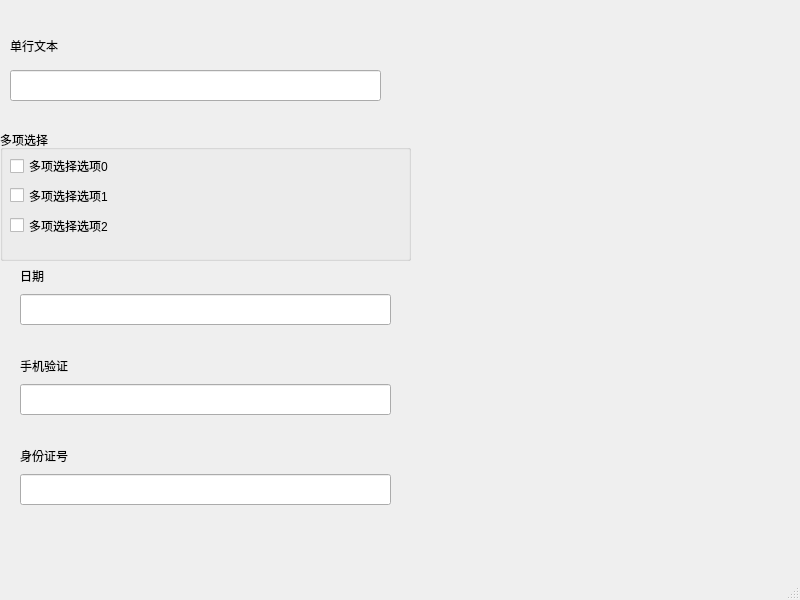
<?xml version="1.0" encoding="UTF-8"?>
<ui version="4.0">
 <class>MainWindow</class>
 <widget class="QMainWindow" name="MainWindow">
  <property name="geometry">
   <rect>
    <x>0</x>
    <y>0</y>
    <width>800</width>
    <height>600</height>
   </rect>
  </property>
  <property name="windowTitle">
   <string>MainWindow</string>
  </property>
  <widget class="QWidget" name="centralwidget">
   <widget class="QLineEdit" name="lineEdit_4">
    <property name="geometry">
     <rect>
      <x>20</x>
      <y>474</y>
      <width>371</width>
      <height>31</height>
     </rect>
    </property>
   </widget>
   <widget class="QLineEdit" name="lineEdit">
    <property name="geometry">
     <rect>
      <x>10</x>
      <y>70</y>
      <width>371</width>
      <height>31</height>
     </rect>
    </property>
   </widget>
   <widget class="QLineEdit" name="lineEdit_3">
    <property name="geometry">
     <rect>
      <x>20</x>
      <y>384</y>
      <width>371</width>
      <height>31</height>
     </rect>
    </property>
   </widget>
   <widget class="QLabel" name="label_4">
    <property name="geometry">
     <rect>
      <x>20</x>
      <y>440</y>
      <width>331</width>
      <height>31</height>
     </rect>
    </property>
    <property name="text">
     <string>身份证号</string>
    </property>
   </widget>
   <widget class="QGroupBox" name="groupBox">
    <property name="geometry">
     <rect>
      <x>0</x>
      <y>130</y>
      <width>411</width>
      <height>131</height>
     </rect>
    </property>
    <property name="title">
     <string>多项选择</string>
    </property>
    <widget class="QCheckBox" name="checkBox">
     <property name="geometry">
      <rect>
       <x>10</x>
       <y>26</y>
       <width>241</width>
       <height>20</height>
      </rect>
     </property>
     <property name="text">
      <string>多项选择选项0</string>
     </property>
    </widget>
    <widget class="QCheckBox" name="checkBox_2">
     <property name="geometry">
      <rect>
       <x>10</x>
       <y>55</y>
       <width>231</width>
       <height>21</height>
      </rect>
     </property>
     <property name="text">
      <string>多项选择选项1</string>
     </property>
    </widget>
    <widget class="QCheckBox" name="checkBox_3">
     <property name="geometry">
      <rect>
       <x>10</x>
       <y>85</y>
       <width>251</width>
       <height>21</height>
      </rect>
     </property>
     <property name="text">
      <string>多项选择选项2</string>
     </property>
    </widget>
   </widget>
   <widget class="QLabel" name="label">
    <property name="geometry">
     <rect>
      <x>10</x>
      <y>30</y>
      <width>251</width>
      <height>31</height>
     </rect>
    </property>
    <property name="text">
     <string>单行文本</string>
    </property>
   </widget>
   <widget class="QLabel" name="label_3">
    <property name="geometry">
     <rect>
      <x>20</x>
      <y>350</y>
      <width>131</width>
      <height>31</height>
     </rect>
    </property>
    <property name="text">
     <string>手机验证</string>
    </property>
   </widget>
   <widget class="QLineEdit" name="lineEdit_2">
    <property name="geometry">
     <rect>
      <x>20</x>
      <y>294</y>
      <width>371</width>
      <height>31</height>
     </rect>
    </property>
   </widget>
   <widget class="QLabel" name="label_2">
    <property name="geometry">
     <rect>
      <x>20</x>
      <y>260</y>
      <width>81</width>
      <height>31</height>
     </rect>
    </property>
    <property name="text">
     <string>日期</string>
    </property>
   </widget>
  </widget>
  <widget class="QMenuBar" name="menubar">
   <property name="geometry">
    <rect>
     <x>0</x>
     <y>0</y>
     <width>800</width>
     <height>22</height>
    </rect>
   </property>
  </widget>
  <widget class="QStatusBar" name="statusbar"/>
 </widget>
 <resources/>
 <connections/>
</ui>
